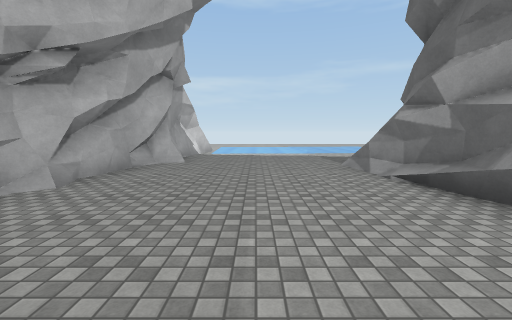
view 1 (above)

12 first-person views from a walk through a Unity game level. The camera is 1.5 m above the floor, tilts 6° down and sees 90° across. The floor is counted in squares, 2 m on a side. Each view is taken from the middle of a square. On the plan, view 1 faces up. The plan holds only what a view shows up to about 9 squares ahead; the rest is blank. The place goes on beyond the plan. Surface patterns are stand-ins for the level's own textures.

view 2
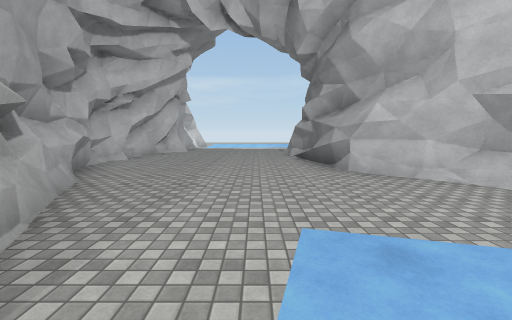

view 3
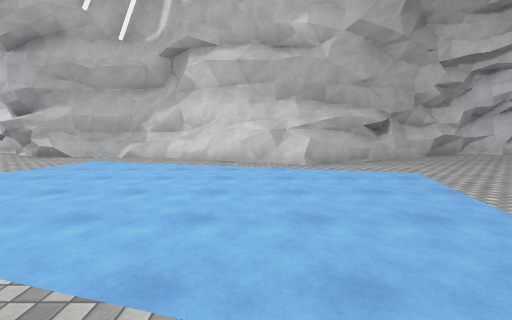

view 4
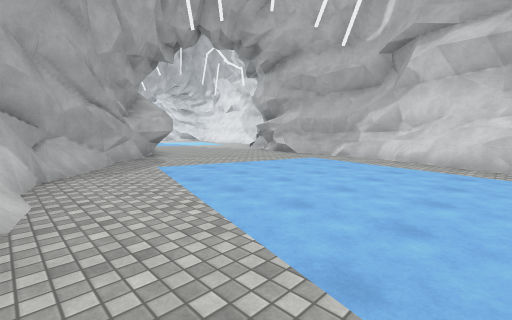

view 5
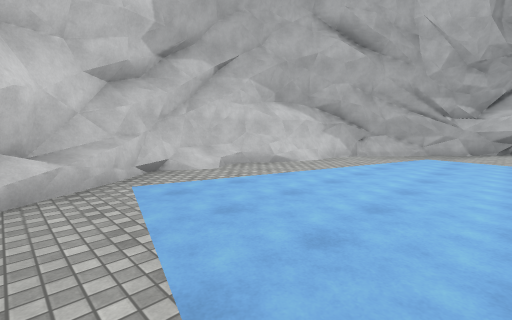

view 6
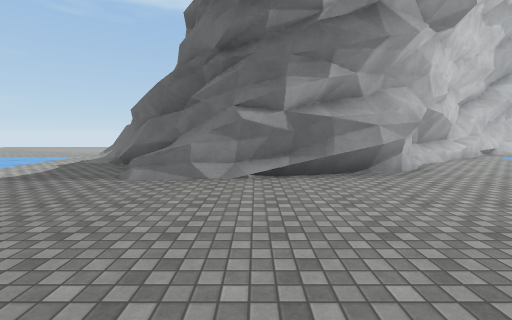

view 7
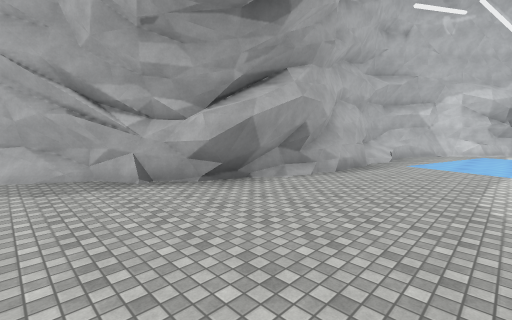

view 8
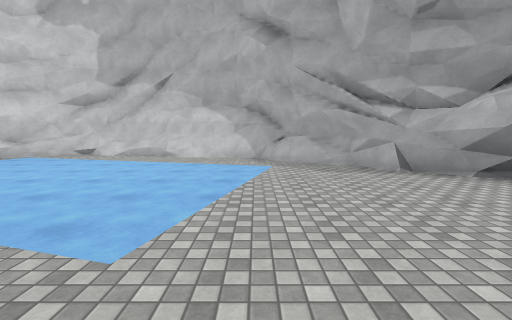

view 9
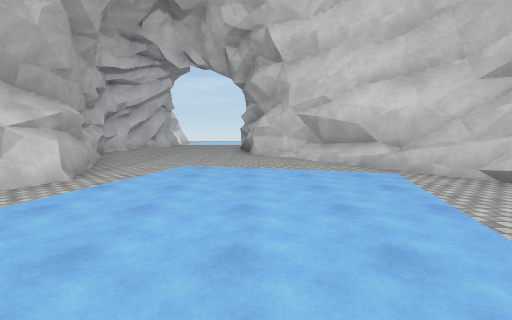

view 10
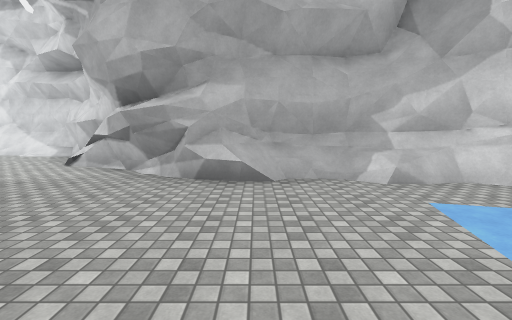

view 11
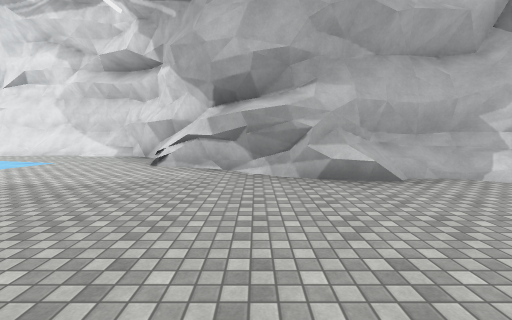

view 12
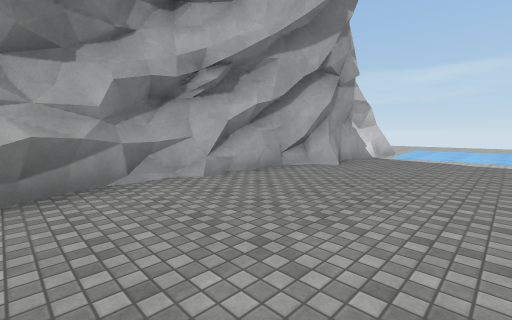

### Floor plan
Key: @ floor where view 1 was taken; # wall or solid block; . floor; / step, stairs or slope; = window, fence, low wall or low ledge; ^ raised ledge.
Columns run from 7 left of view 1 to 7 right of it. Each row starts with its distance up from view 1.
  7      #.....##
  6     #.....##
  5     #.....#
  4     #.....#
  3     #.....#
  2     #.....#
  1     ##....#
  0     .#.@...##
 -1      ##.....#.
 -2       #......^
 -3       ##.....^.
 -4       .#......#
 -5       #.......#
 -6      .#.......#
 -7      #.......=#
 -8      #.......#.
 -9     /#.......#.
-10     #/.......#
-11     ./......##
-12      #.....##
-13     #.....##
-14    .#....##
-15   #^.....#
-16  #.......#
-17 .#......#.
-18 #.......#
-19 #... ...#
-20 #..  ...^
-21 #.   ...^

Positions as (right, up) in squares from view 1, and headings:
1: (0, 0), facing up
2: (1, -4), facing up
3: (6, -5), facing left
4: (6, -5), facing down-left
5: (2, -2), facing down-right
6: (-2, 4), facing right
7: (-2, -11), facing down-right
8: (-2, -10), facing right
9: (3, -8), facing up
10: (2, -11), facing left
11: (2, -13), facing left
12: (1, 1), facing up-left
